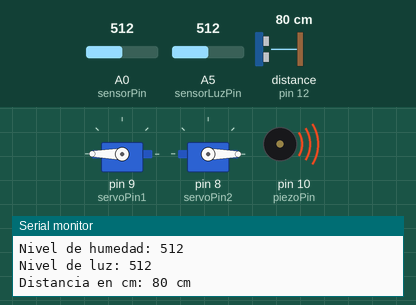
This sketch was run on a simulated Arduino Uno, built with avr-gcc and run on an emulated ATmega328P. Parts: 2 × servo, buzzer (waves = sounding, pin HIGH), the last lines printed to the serial monitor. Wiring (inferred from the names in the program): ultrasonic range finder: trigger pin 11; echo pin 12. Inputs (shaded band) come from the test bench; at power-on: distance to the obstacle (sensor on pin 12) 80 cm, A5 (sensorLuzPin) = 512, A0 (sensorPin) = 512. The echo pulse lasts 58.3 µs per cm; pins used as bus, display or sensor lines are not drawn.

Above: at 2.8 s.
2.9 s: distance to the obstacle (sensor on pin 12) set to 145 cm
6.2 s: distance to the obstacle (sensor on pin 12) set to 152 cm
At 9.4 s:
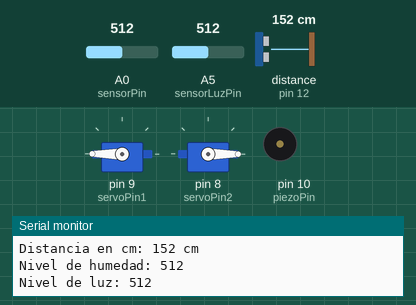
10.5 s: A5 (sensorLuzPin) set to 549
At 11.7 s:
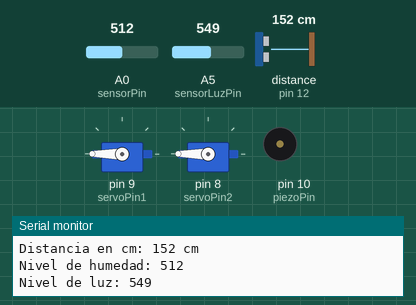
13.2 s: A0 (sensorPin) set to 486
At 16.2 s:
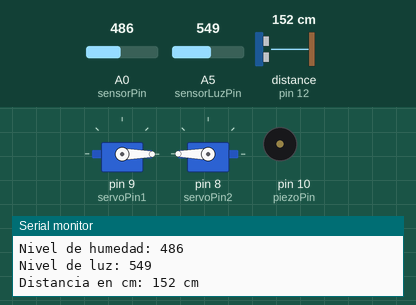
16.6 s: A5 (sensorLuzPin) set to 511
At 18.5 s:
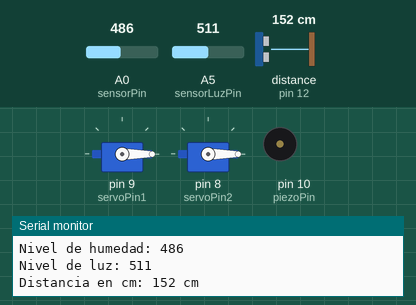
19.3 s: distance to the obstacle (sensor on pin 12) set to 2 cm
At 21.6 s:
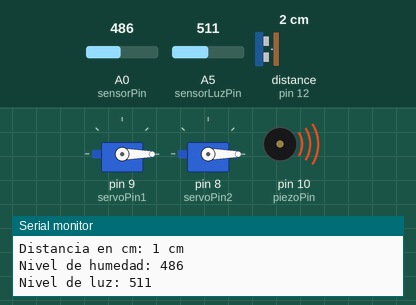
Timing chart, 0 to 23.1 s (numbered marks = the images above; inputs shaded):
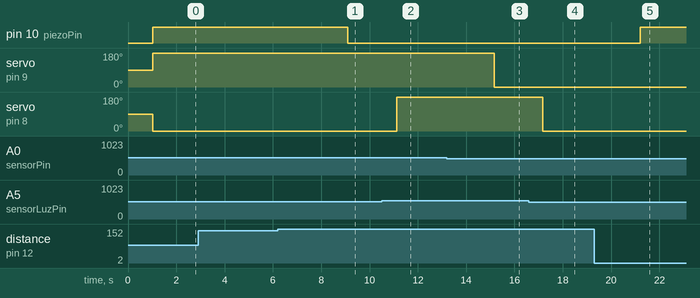

Measured:
- the behaviour switches between 149 and 150 cm on distance to the obstacle (sensor on pin 12) (found by bisection; images 0 and 1)
- the behaviour switches between 535 and 536 on A5 (sensorLuzPin) (found by bisection; images 1 and 2)
- the behaviour switches between 501 and 500 on A0 (sensorPin) (found by bisection; images 2 and 3)
- after the input at 6.2 s, pin 10 (piezoPin): HIGH → LOW after 2.9 s
- after the input at 10.5 s, servo on pin 8 (servoPin2): 0° → 180° after 0.62 s
- after the input at 13.2 s, servo on pin 9 (servoPin1): 180° → 0° after 2.0 s
- after the input at 16.6 s, servo on pin 8 (servoPin2): 180° → 0° after 0.58 s
- after the input at 19.3 s, pin 10 (piezoPin): LOW → HIGH after 1.9 s

The sketch:

glorious_kasi_bigery1.ino
```cpp
#include <Servo.h>
#include <LiquidCrystal.h>
const int trigPin = 11;
const int echoPin = 12;
#define sensorOnOff 7
#define sensorPin A0
#define sensorLuzPin A5
#define servoPin1 9
#define servoPin2 8
#define piezoPin 10
Servo miServo;
Servo miServo2;
int humedadDeseada = 500;
int anguloAbierto = 180;
int anguloCerrado = 0;
int luzdeceada = 535;
int anguloAbierto2 = 180;
int anguloCerrado2 = 0;

void setup() {
  pinMode(sensorOnOff, OUTPUT);
  digitalWrite(sensorOnOff, LOW);
  Serial.begin(9600);
  miServo.attach(servoPin1);
  miServo2.attach(servoPin2);
  pinMode(piezoPin, OUTPUT);
  pinMode(trigPin, OUTPUT);
  pinMode(echoPin, INPUT);
  Serial.println("Configuración lista");
}

void loop() {
  int distancia = getDistance();
  Serial.print("Distancia en cm: ");
  Serial.print(distancia);
  Serial.println(" cm");
  delay(1000);
  digitalWrite(sensorOnOff, HIGH);
  delay(10);
  int valor = analogRead(sensorPin);
  Serial.print("Nivel de humedad: ");
  Serial.println(valor);
  int valorLuz = analogRead(sensorLuzPin);
  Serial.print("Nivel de luz: ");
  Serial.println(valorLuz);
  if (distancia < 150) {
    digitalWrite(piezoPin, HIGH);
  } else {
    digitalWrite(piezoPin, LOW);
  }
  if (valor > humedadDeseada) {
    miServo.write(anguloAbierto);
  } else {
    miServo.write(anguloCerrado);
  }
  if (valorLuz > luzdeceada) {
    miServo2.write(anguloAbierto2);
  } else {
    miServo2.write(anguloCerrado2);
  }
  digitalWrite(sensorOnOff, LOW);
  delay(1000);
}
int getDistance() {
  digitalWrite(trigPin, LOW);
  delayMicroseconds(2);
  digitalWrite(trigPin, HIGH);
  delayMicroseconds(10);
  digitalWrite(trigPin, LOW);
  long duration = pulseIn(echoPin, HIGH);
  int cm = duration / 58;
  return cm;
}
```
